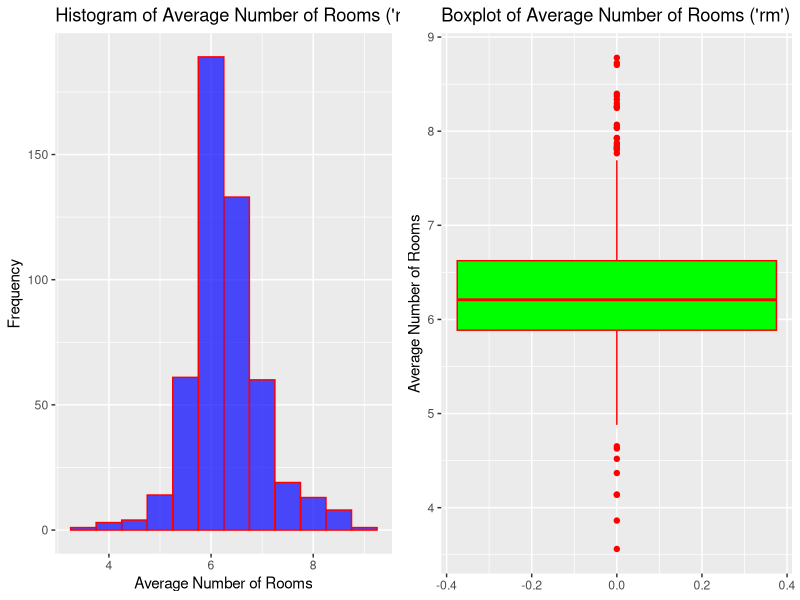
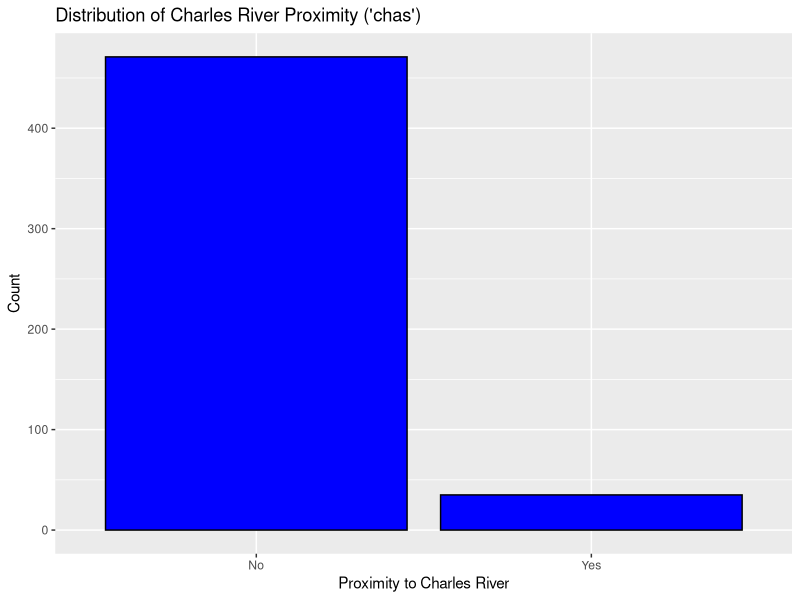
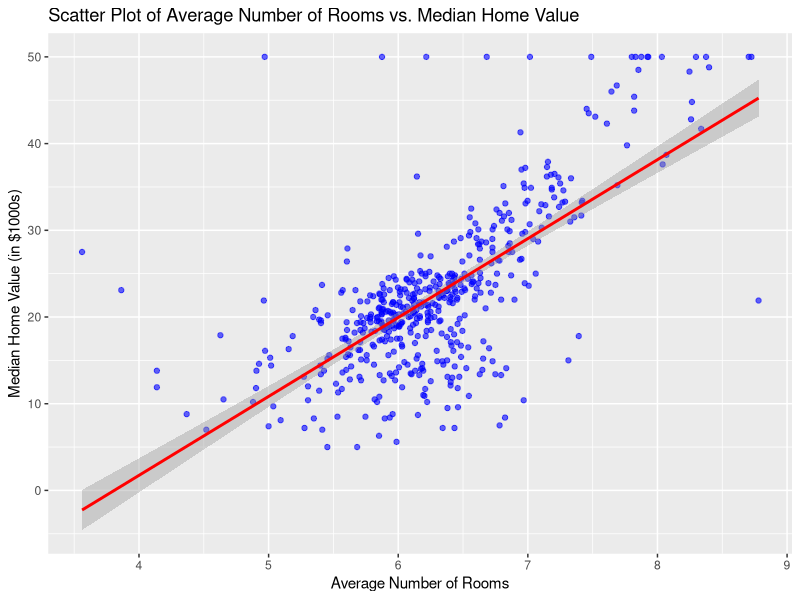
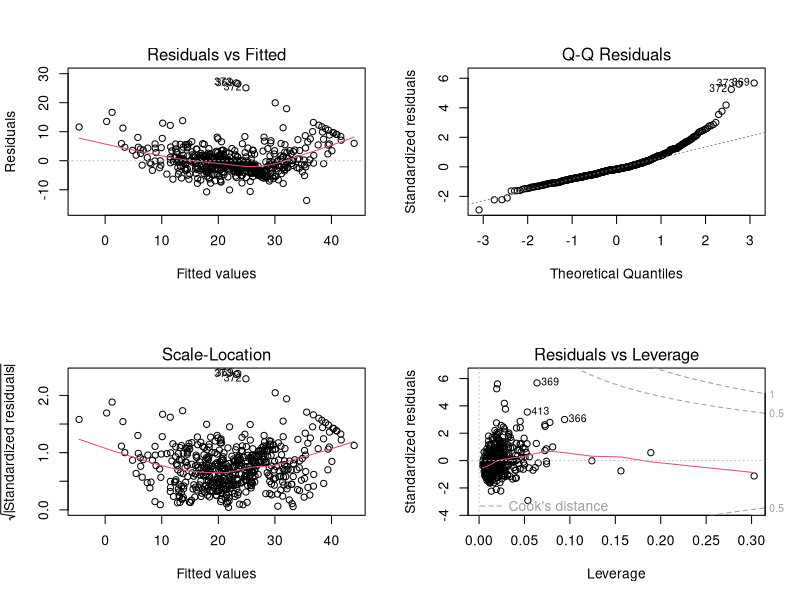
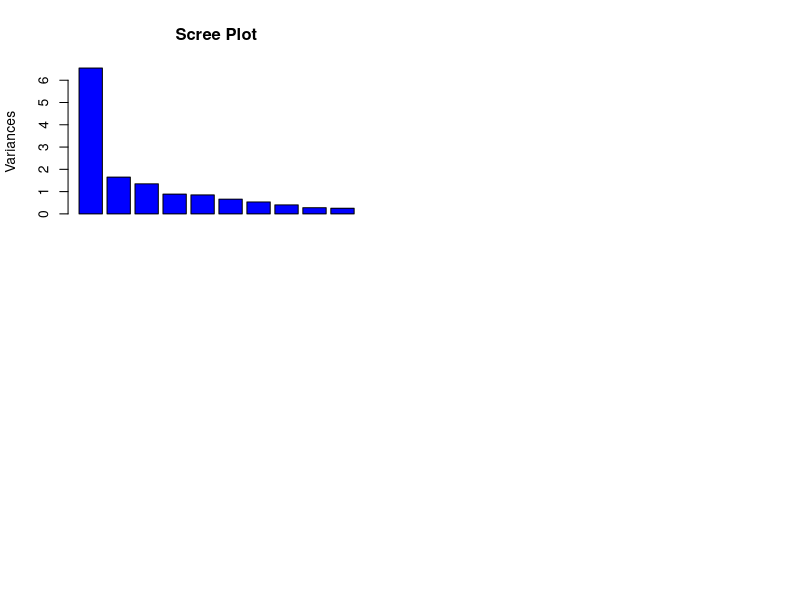
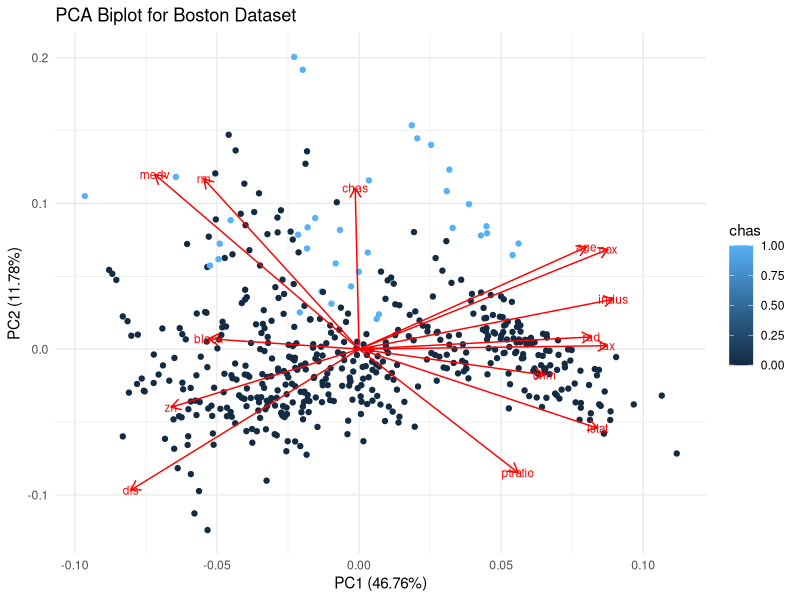

Generate these figures, in order, with R:
## ---- chunk 1
# Load the MASS library
library(MASS)
# Load the Boston dataset
data("Boston")

# Choose the variable 'rm' (average number of rooms per dwelling)
variable <- Boston$rm

# Calculate summary statistics
mean_value <- mean(variable)
median_value <- median(variable)
sd_value <- sd(variable)
min_value <- min(variable)
max_value <- max(variable)

# Create a data frame to hold the summary statistics
summary_stats <- data.frame(
  Statistic = c("Mean", "Median", "Standard Deviation", "Minimum", "Maximum"),
  Value = c(mean_value, median_value, sd_value, min_value, max_value)
)

# Print the summary statistics table
print(summary_stats)
## ---- chunk 2
# Load necessary libraries
library(ggplot2)
library(gridExtra)

# Create a histogram for 'rm' (average number of rooms)
hist_plot <- ggplot(Boston, aes(x = rm)) +
  geom_histogram(binwidth = 0.5, fill = "blue", color = "red", alpha = 0.7) +
  labs(title = "Histogram of Average Number of Rooms ('rm')", x = "Average Number of Rooms", y = "Frequency")

# Create a boxplot for 'rm' (average number of rooms)
box_plot <- ggplot(Boston, aes(y = rm)) +
  geom_boxplot(fill = "green", color = "red") +
  labs(title = "Boxplot of Average Number of Rooms ('rm')", y = "Average Number of Rooms")

# Arrange the plots in a grid format
grid.arrange(hist_plot, box_plot, ncol = 2)

## ---- chunk 3
# Load necessary library for visualization
library(ggplot2)

# Create a bar plot for 'chas' (Charles River dummy variable)
ggplot(Boston, aes(x = factor(chas))) +
  geom_bar(fill = "blue", color = "black") +
  labs(title = "Distribution of Charles River Proximity ('chas')", x = "Proximity to Charles River", y = "Count") +
  scale_x_discrete(labels = c("No", "Yes"))
## ---- chunk 4
# Load the Boston dataset
data("Boston")

# Choose two numerical variables: 'rm' and 'medv'
correlation_value <- cor(Boston$rm, Boston$medv)

# Create a data frame to hold the correlation result
correlation_table <- data.frame(
  Variable1 = "rm",
  Variable2 = "medv",
  Correlation = correlation_value
)

# Print the correlation table
print(correlation_table)

## ---- chunk 5
# Load necessary library for visualization
library(ggplot2)

# Create a scatter plot with a trend line for 'rm' (average number of rooms) and 'medv' (median home value)
ggplot(Boston, aes(x = rm, y = medv)) +
  geom_point(color = "blue", alpha = 0.6) +  # Scatter points
  geom_smooth(method = "lm", color = "red") +  # Trend line (linear regression)
  labs(title = "Scatter Plot of Average Number of Rooms vs. Median Home Value",
       x = "Average Number of Rooms", y = "Median Home Value (in $1000s)")
## ---- chunk 6
# Load the Boston dataset
data("Boston")

# Fit the multiple linear regression model
model <- lm(medv ~ rm + crim + nox + age + dis + rad + tax + ptratio + black + lstat, data = Boston)

# Get the summary of the model
model_summary <- summary(model)

# Extract the coefficients and statistics
coefficients_table <- data.frame(
  Term = rownames(model_summary$coefficients),
  Estimate = model_summary$coefficients[, "Estimate"],
  Std_Error = model_summary$coefficients[, "Std. Error"],
  t_Value = model_summary$coefficients[, "t value"],
  P_Value = model_summary$coefficients[, "Pr(>|t|)"]
)

# Print the coefficients table
print(coefficients_table)

## ---- chunk 7
# Load the Boston dataset
data("Boston")

# Fit the multiple linear regression model
model <- lm(medv ~ rm + crim + nox + age + dis + rad + tax + ptratio + black + lstat, data = Boston)

# Arrange the plots in a 2x2 grid
par(mfrow = c(2, 2))  

# Plot the residuals of the regression model
plot(model)

## ---- chunk 8
# Select only numerical variables from the Boston dataset
numerical_data <- Boston[, sapply(Boston, is.numeric)]

# Standardize the numerical data
numerical_data_scaled <- scale(numerical_data)

# Perform PCA
pca_result <- prcomp(numerical_data_scaled, center = TRUE, scale. = TRUE)

# View the summary of PCA to get the proportion of variance explained by each component
summary(pca_result)

# Plot the explained variance (scree plot)
screeplot(pca_result, main = "Scree Plot", col = "blue", pch = 19)
## ---- chunk 9
# Install ggfortify and ggplot2 if not already installed

# Load the required libraries
library(ggfortify)
library(ggplot2)

# Select only numerical variables from the Boston dataset
numerical_data <- Boston[, sapply(Boston, is.numeric)]

# Standardize the data
numerical_data_scaled <- scale(numerical_data)

# Perform PCA
pca_result <- prcomp(numerical_data_scaled, center = TRUE, scale. = TRUE)

# Create the PCA biplot using ggfortify
autoplot(pca_result, 
         data = Boston,        # Use the Boston dataset for points
         colour = 'chas',      # Colour points by the 'chas' variable (categorical)
         loadings = TRUE,      # Show loadings (i.e., variable contributions)
         loadings.label = TRUE, # Label the loadings
         loadings.label.size = 3) + # Adjust loadings label size
  ggtitle("PCA Biplot for Boston Dataset") + 
  theme_minimal()  # Apply minimal theme for the plot


## ---- chunk 10
install.packages("ggfortify")
